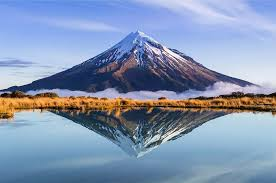
#> input picture networks/k-means/picture.jpeg, 276 x 183 px
$ python naive_quantization.py ../k-means/picture.jpeg
#> lines starting #> are read from the running program, lines starting #| are printed output that depends on the picture
#!/usr/bin/env python3
import io
from sys import argv
from PIL import Image
from urllib import request


def color_27(image):
    w, h = image.size
    pix = image.load()
    for x in range(w):
        for y in range(h):
            pix[x, y] = tuple([0 if val < 85 else 255 if val > 170 else 127 for val in pix[x, y]])
    return image


def color_8(image):
    w, h = image.size
    pix = image.load()
    for x in range(w):
        for y in range(h):
            pix[x, y] = tuple([255 if val >= 128 else 0 for val in pix[x, y]])
    return image


def main():
    img = argv[1]
    img = Image.open(io.BytesIO(request.urlopen(img).read())) if "http" in img else Image.open(open(img, 'rb'))
#> img is the input picture: PIL image 276x183 RGB; mean R, G, B 131.1, 148.6, 177.4
    color_27(img).show()
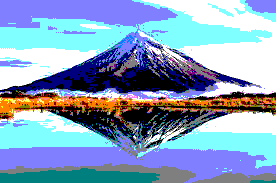
#> shown: PIL image 276x183 RGB; mean R, G, B 133.9, 160.7, 191.2
    color_8(img).show()
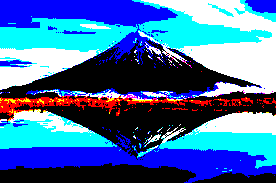
#> shown: PIL image 276x183 RGB; mean R, G, B 64.1, 110.3, 165.5


if __name__ == "__main__":
    main()
